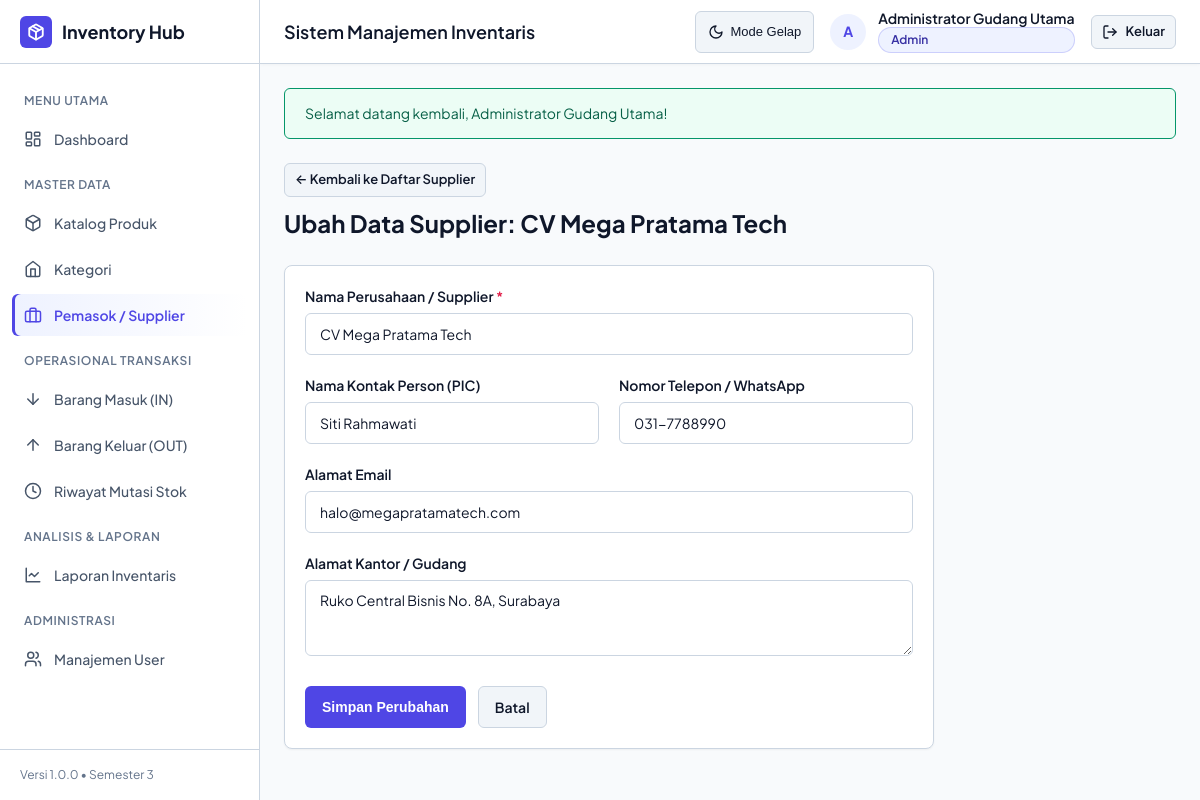
Screenshot of /index.php?page=suppliers&action=edit&id=2 (signed in) with the database file from the repository.
### tables this page shows
CREATE TABLE IF NOT EXISTS suppliers (
  id INT PRIMARY KEY AUTO_INCREMENT,
  name VARCHAR(150) NOT NULL,
  contact_person VARCHAR(100) NULL,
  phone VARCHAR(25) NULL,
  email VARCHAR(100) NULL,
  address TEXT NULL,
  created_at DATETIME NOT NULL DEFAULT CURRENT_TIMESTAMP
);

### app/Core/View.php (called while the page is built, shortened)
<?php
class View {
    public static function render($viewPath, array $data = [], $layout = 'main') {
        extract($data);
        $viewFile = __DIR__ . '/../../views/' . $viewPath . '.php';
        require $viewFile;
    }
}

### app/Controllers/SupplierController.php (called while the page is built, shortened)
<?php
require_once __DIR__ . '/../Core/View.php';
require_once __DIR__ . '/../Models/Supplier.php';
require_once __DIR__ . '/../Helpers/Sanitize.php';
class SupplierController {
    public function edit() {
        $id = (int) (isset($_GET['id']) ? $_GET['id'] : 0);
        $supplier = Supplier::findById($id);
        $errors = [];
        $data = [
            'name'           => $supplier['name'],
            'contact_person' => $supplier['contact_person'],
            'phone'          => $supplier['phone'],
            'email'          => $supplier['email'],
            'address'        => $supplier['address'],
        ];
        View::render('suppliers/edit', [
            'supplier' => $supplier,
            'data'     => $data,
            'errors'   => $errors,
        ]);
    }
}

### index.php (called while the page is built, shortened)
<?php
require_once __DIR__ . '/config/app.php';
require_once __DIR__ . '/app/Helpers/Sanitize.php';
Router::dispatch();

### config/app.php (called while the page is built, shortened)
<?php
function baseUrl($path = '') {
    $scriptDir = dirname(isset($_SERVER['SCRIPT_NAME']) ? $_SERVER['SCRIPT_NAME'] : '');
    $base = rtrim(str_replace('\\', '/', $scriptDir), '/');
    return ($base ?: '') . '/' . ltrim($path, '/');
}

### app/Models/Supplier.php (called while the page is built, shortened)
<?php
class Supplier {
    public static function findById($id) {
        $pdo = Database::getConnection();
        $stmt = $pdo->prepare('SELECT * FROM suppliers WHERE id = :id LIMIT 1');
        $stmt->execute(['id' => (int) $id]);
        return $stmt->fetch();
    }
}

### app/Helpers/Sanitize.php (called while the page is built, shortened)
<?php
class Sanitize {
    public static function escape($data) {
        return htmlspecialchars((string) $data, ENT_QUOTES, 'UTF-8');
    }
}
function e($data) {
    return Sanitize::escape($data);
}

### views/suppliers/edit.php (the view, shortened to what this page needs)
<div style="margin-bottom: 1.5rem;">
    <a href="<?= baseUrl('index.php?page=suppliers') ?>" class="btn btn-secondary btn-sm" style="margin-bottom: 0.5rem;">
        &larr; Kembali ke Daftar Supplier
    </a>
    <h2 style="font-size: 1.5rem; font-weight: 700;">Ubah Data Supplier: <?= e($supplier['name']) ?></h2>
</div>
<div class="card" style="max-width: 650px;">
    <div class="card-body">
        <form method="POST" action="<?= baseUrl('index.php?page=suppliers&action=edit&id=' . $supplier['id']) ?>">
            <div class="form-group">
                <label for="name" class="form-label">Nama Perusahaan / Supplier <span class="required">*</span></label>
                <input type="text" id="name" name="name" class="form-input" value="<?= e($data['name']) ?>" required>
            </div>
            <div class="form-row">
                <div class="form-group">
                    <label for="contact_person" class="form-label">Nama Kontak Person (PIC)</label>
                    <input type="text" id="contact_person" name="contact_person" class="form-input" value="<?= e($data['contact_person']) ?>">
                </div>
                <div class="form-group">
                    <label for="phone" class="form-label">Nomor Telepon / WhatsApp</label>
                    <input type="text" id="phone" name="phone" class="form-input" value="<?= e($data['phone']) ?>">
                </div>
            </div>
            <div class="form-group">
                <label for="email" class="form-label">Alamat Email</label>
                <input type="email" id="email" name="email" class="form-input" value="<?= e($data['email']) ?>">
            </div>
            <div class="form-group">
                <label for="address" class="form-label">Alamat Kantor / Gudang</label>
                <textarea id="address" name="address" class="form-textarea" rows="3"><?= e($data['address']) ?></textarea>
            </div>
            <div style="margin-top: 1.5rem; display: flex; gap: 0.75rem;">
                <button type="submit" class="btn btn-primary">
                    <span>Simpan Perubahan</span>
                </button>
                <a href="<?= baseUrl('index.php?page=suppliers') ?>" class="btn btn-secondary">
                    <span>Batal</span>
                </a>
            </div>
        </form>
    </div>
</div>

### assets/css/style.css (style rules this page uses)
:root { --bg-app: #f8fafc; --bg-surface: #ffffff; --bg-card: #ffffff; --bg-subtle: #f1f5f9; --bg-hover: #e2e8f0; --text-main: #0f172a; --text-muted: #475569; --text-subtle: #64748b; --text-inverse: #ffffff; --border-color: #cbd5e1; --border-subtle: #e2e8f0; --primary: #4f46e5; --primary-hover: #4338ca; --primary-subtle: #eef2ff; --primary-text: #3730a3; --success: #059669; --success-subtle: #ecfdf5; --success-text: #065f46; --warning: #d97706; --warning-subtle: #fffbeb; --warning-text: #92400e; --danger: #e11d48; --danger-hover: #be123c; --danger-subtle: #fff1f2; --danger-text: #9f1239; --shadow-sm: 0 1px 2px 0 rgba(0, 0, 0, 0.05); --shadow-md: 0 4px 6px -1px rgba(0, 0, 0, 0.08), 0 2px 4px -2px rgba(0, 0, 0, 0.06); --shadow-lg: 0 10px 15px -3px rgba(0, 0, 0, 0.1), 0 4px 6px -4px rgba(0, 0, 0, 0.1); --radius-sm: 6px; --radius-md: 8px; --radius-lg: 12px; --font-sans: 'Plus Jakarta Sans', system-ui, -apple-system, BlinkMacSystemFont, 'Segoe UI', Roboto, sans-serif; --font-mono: ui-monospace, SFMono-Regular, Menlo, Monaco, Consolas, monospace; --sidebar-width: 260px; --header-height: 64px; }
*, *::before, *::after { box-sizing: border-box; margin: 0; padding: 0; }
html { font-size: 16px; -webkit-text-size-adjust: 100%; }
* { scrollbar-width: thin; scrollbar-color: var(--border-color) transparent; }
body { font-family: var(--font-sans); background-color: var(--bg-app); color: var(--text-main); line-height: 1.5; min-height: 100vh; transition: background-color 0.2s ease, color 0.2s ease; }
a { color: var(--primary); text-decoration: none; }
.card { background-color: var(--bg-card); border: 1px solid var(--border-color); border-radius: var(--radius-md); box-shadow: var(--shadow-sm); margin-bottom: 1.5rem; overflow: hidden; transition: transform 0.25s cubic-bezier(0.4, 0, 0.2, 1), box-shadow 0.25s cubic-bezier(0.4, 0, 0.2, 1), border-color 0.25s ease; will-change: transform; }
.card-body { padding: 1.25rem; }
.btn { display: inline-flex; align-items: center; justify-content: center; gap: 0.5rem; padding: 0.5rem 1rem; font-size: 0.875rem; font-weight: 600; border-radius: var(--radius-sm); border: 1px solid transparent; cursor: pointer; min-height: 42px; transition: all 0.2s cubic-bezier(0.4, 0, 0.2, 1); text-decoration: none; white-space: nowrap; }
.btn-primary { background-color: var(--primary); color: #ffffff; }
.btn-secondary { background-color: var(--bg-subtle); border-color: var(--border-color); color: var(--text-main); }
.btn-sm { padding: 0.3125rem 0.625rem; font-size: 0.8125rem; min-height: 34px; }
.form-group { margin-bottom: 1.25rem; }
.form-label { display: block; font-size: 0.875rem; font-weight: 600; color: var(--text-main); margin-bottom: 0.375rem; }
.form-label .required { color: var(--danger); }
.form-input, .form-select, .form-textarea { width: 100%; padding: 0.625rem 0.875rem; font-size: 0.875rem; font-family: inherit; color: var(--text-main); background-color: var(--bg-surface); border: 1px solid var(--border-color); border-radius: var(--radius-sm); transition: all 0.2s cubic-bezier(0.4, 0, 0.2, 1); min-height: 42px; }
.form-row { display: grid; grid-template-columns: repeat(auto-fit, minmax(240px, 1fr)); gap: 1.25rem; }

### rows the page displays
suppliers: name "CV Mega Pratama Tech", contact_person "Siti Rahmawati", phone "031-7788990", email "halo@megapratamatech.com", address "Ruko Central Bisnis No. 8A, Surabaya"

### other values shown
APP_NAME "Inventory Hub"
APP_VERSION "1.0.0"
$nameDisplay "Administrator Gudang Utama"
$roleDisplay "Admin"
$flashSuccess "Selamat datang kembali, Administrator Gudang Utama!"
